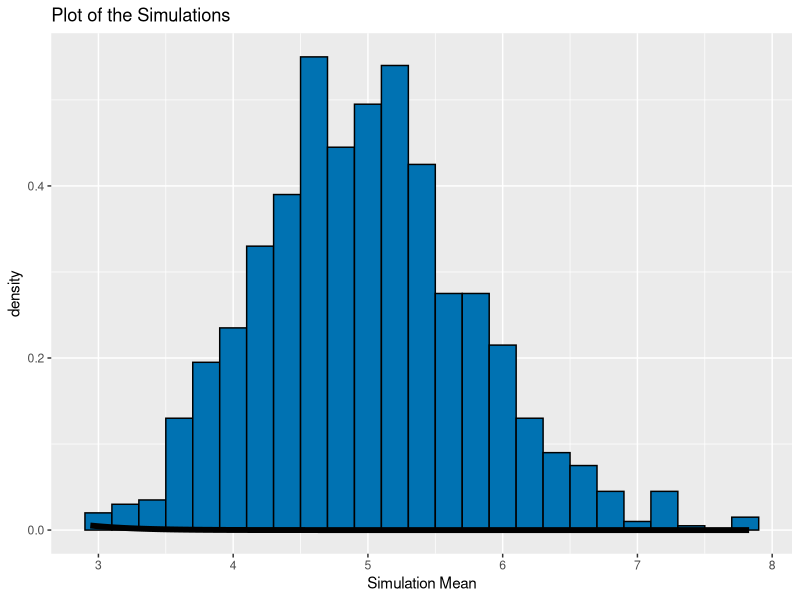

The R script that drew this image:
## ---- chunk 1
ECHO=TRUE
set.seed(1358)
lambda = 0.2
exponentials = 40
## ---- chunk 2
simMeans = NULL
for (i in 1 : 1000) simMeans = c(simMeans, mean(rexp(exponentials, lambda)))
## ---- chunk 3
mean(simMeans)
## ---- chunk 4
lambda^-1
## ---- chunk 5
abs(mean(simMeans)-lambda^-1)
## ---- chunk 6
var(simMeans)
## ---- chunk 7
(lambda * sqrt(exponentials))^-2
## ---- chunk 8
abs(var(simMeans)-(lambda * sqrt(exponentials))^-2)
## ---- chunk 9
library(ggplot2)
ggplot(data.frame(y=simMeans), aes(x=y)) + 
  geom_histogram(aes(y=..density..), binwidth=0.2, fill="#0072B2", 
                 color="black") +
  stat_function(fun=dnorm, arg=list(mean=lambda^-1, 
                                    sd=(lambda*sqrt(exponentials))^-1), 
                size=2) +
  labs(title="Plot of the Simulations", x="Simulation Mean")
